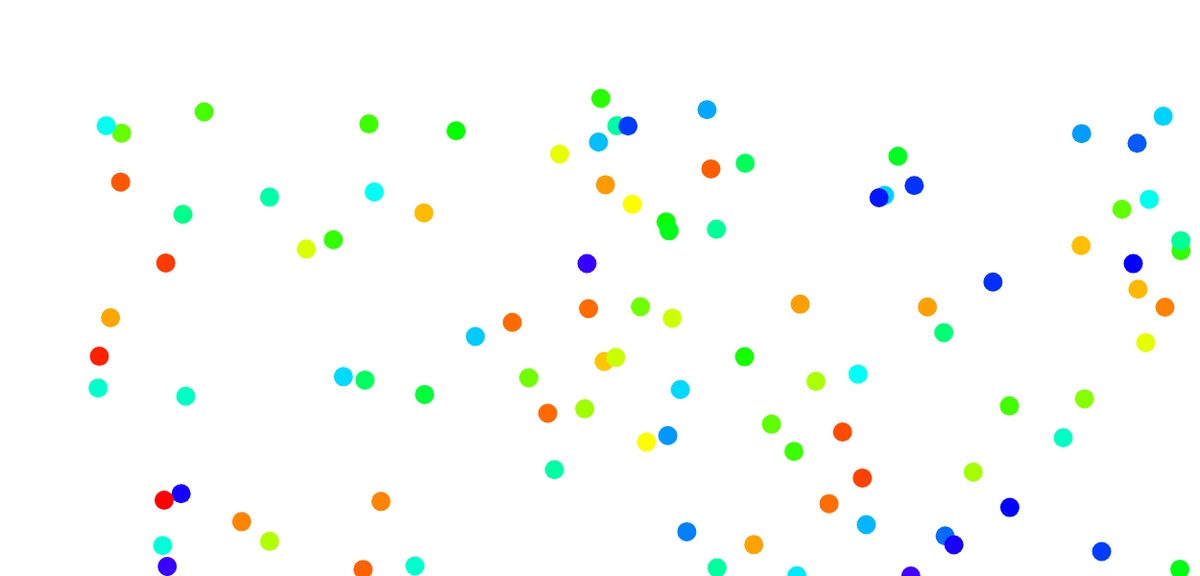
Frame 1 (no input)
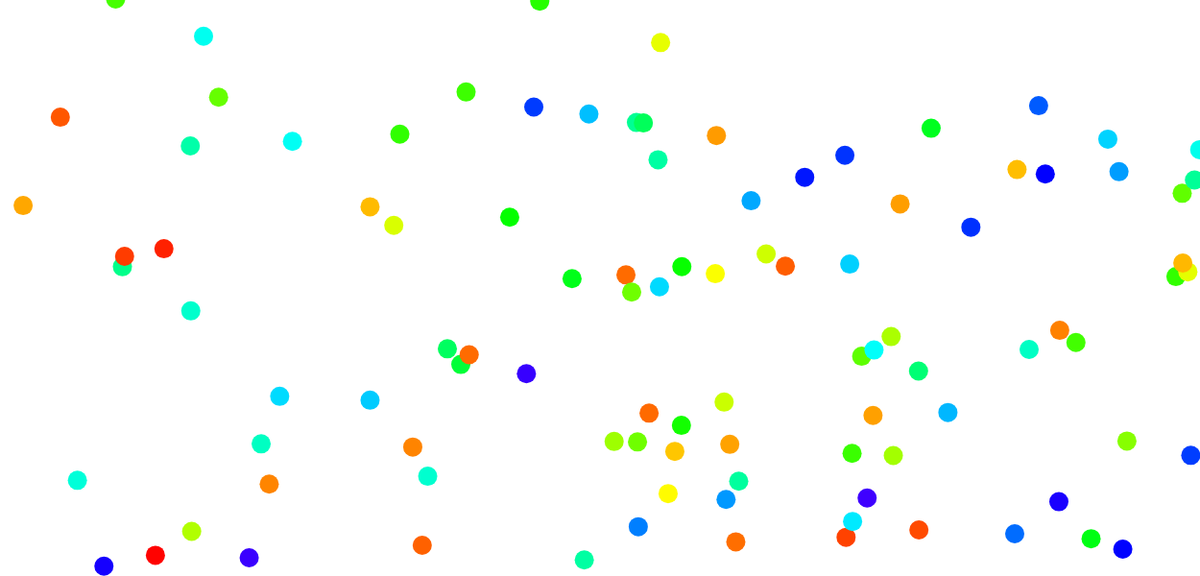
Frame 60 (no input)
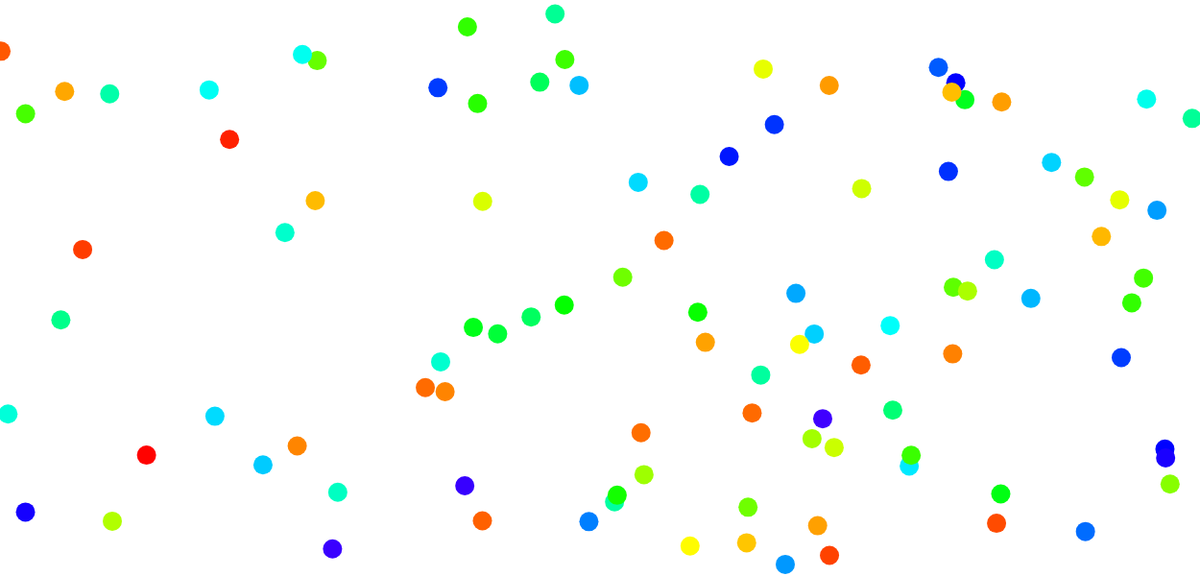
Frame 120 (the mouse pressed at the canvas centre since frame 60)

The p5.js sketch that drew these frames (run headless with seeded random() and noise() and a simulated clock; from frame 60 on, the mouse is pressed at the canvas centre):

// p5.js sketch
// ── sketch.js
var boltar = [];
var litur;

function setup() {
  createCanvas(1250,600);
  colorMode(HSB)
  for (var i = 0; i < 100; i = i+1){
    boltar[i] = new bolti(random(100,1250),random(100,600),  random(0,255));
  }
}
function draw() {
  background(0,0,100);
  // Hreyfum og teiknum alla boltana sem eru í boltar listanum
  for (var i = 0; i < boltar.length; i++){
    boltar[i].show();
    boltar[i].move();
  }
}
function fjarl(x1,y1,x2,y2){
  var dist = sqrt((x1 - x2)*(x1 - x2) + (y1 - y2)*(y1 - y2));
  return dist;
}
// Þegar smellt er á músina eru búnir til 5 nýjir boltar.
function mousePressed() {
  for (var i = boltar.length-1; i >= 0; i = i-1){
    // Eyðum bolta ef smellt er á hann.
    if(fjarl(boltar[i].x,boltar[i].y,mouseX,mouseY) < 10){
      boltar.splice(i,1);
    }
  }
}

  
  // Býr til bolta sem fer um skjáinn+
  // og skoppar af mörkum hans
  class bolti{
    // Býr til nýjann bolta með miðju í (x,y)
    // litur: stjórnar litnum á boltanum
    constructor(x,y,litur) {
      this.x = x;
      this.y = y;
      this.xSpeed = random(-2,2);
      this.ySpeed = random(-2,2);
      this.litur = litur;
    }
    move() {
      this.x = this.x + this.xSpeed;
      this.y = this.y + this.ySpeed;
      this.bounce();
    }
    // Lætur boltann skoppa af veggjunum
    bounce() {
      if(this.x < 0 || this.x > width){
        this.xSpeed = -this.xSpeed;
      }
      if(this.y < 0 || this.y > height){
        this.ySpeed = -this.ySpeed;
      }
    }
    // Teiknar boltann
    show() {
      noStroke(0);
      fill(this.litur,100,100);
      ellipse(this.x,this.y,20,20);
    }
  }
